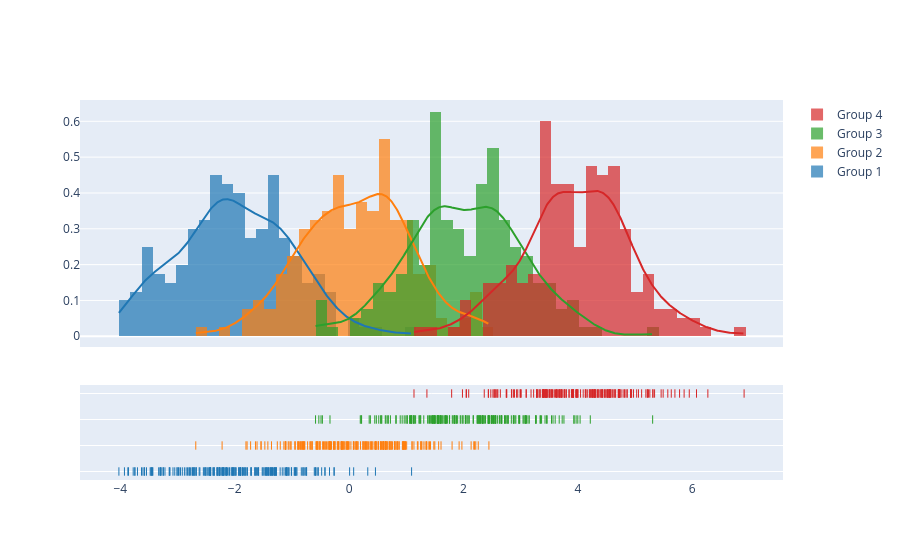

Write notebook code for a chart like this one.
### Code cell
import plotly.figure_factory as ff

# Add histogram data
x1 = np.random.randn(200) - 2
x2 = np.random.randn(200)
x3 = np.random.randn(200) + 2
x4 = np.random.randn(200) + 4

# Group data together
hist_data = [x1, x2, x3, x4]

group_labels = ['Group 1', 'Group 2', 'Group 3', 'Group 4']

# Create distplot with custom bin_size
fig = ff.create_distplot(hist_data, group_labels, bin_size=.2)
fig.show()

### Figure 1 — Plotly figure (JSON) as saved in the notebook; plotly's stock layout.template omitted (floating-point values rounded to 4 significant figures; data arrays with more than 128 entries replaced by an {"elided": "..."} marker saying what was removed)
{"data": [{"autobinx": false, "histnorm": "probability density", "legendgroup": "Group 1", "marker": {"color": "rgb(31, 119, 180)"}, "name": "Group 1", "opacity": 0.7, "type": "histogram", "x": {"elided": "200 float values"}, "xaxis": "x", "xbins": {"end": 1.092, "size": 0.2, "start": -4.025}, "yaxis": "y"}, {"autobinx": false, "histnorm": "probability density", "legendgroup": "Group 2", "marker": {"color": "rgb(255, 127, 14)"}, "name": "Group 2", "opacity": 0.7, "type": "histogram", "x": {"elided": "200 float values"}, "xaxis": "x", "xbins": {"end": 2.444, "size": 0.2, "start": -2.681}, "yaxis": "y"}, {"autobinx": false, "histnorm": "probability density", "legendgroup": "Group 3", "marker": {"color": "rgb(44, 160, 44)"}, "name": "Group 3", "opacity": 0.7, "type": "histogram", "x": {"elided": "200 float values"}, "xaxis": "x", "xbins": {"end": 5.307, "size": 0.2, "start": -0.5869}, "yaxis": "y"}, {"autobinx": false, "histnorm": "probability density", "legendgroup": "Group 4", "marker": {"color": "rgb(214, 39, 40)"}, "name": "Group 4", "opacity": 0.7, "type": "histogram", "x": {"elided": "200 float values"}, "xaxis": "x", "xbins": {"end": 6.906, "size": 0.2, "start": 1.134}, "yaxis": "y"}, {"legendgroup": "Group 1", "marker": {"color": "rgb(31, 119, 180)"}, "mode": "lines", "name": "Group 1", "showlegend": false, "type": "scatter", "x": {"elided": "500 float values"}, "xaxis": "x", "y": {"elided": "500 float values"}, "yaxis": "y"}, {"legendgroup": "Group 2", "marker": {"color": "rgb(255, 127, 14)"}, "mode": "lines", "name": "Group 2", "showlegend": false, "type": "scatter", "x": {"elided": "500 float values"}, "xaxis": "x", "y": {"elided": "500 float values"}, "yaxis": "y"}, {"legendgroup": "Group 3", "marker": {"color": "rgb(44, 160, 44)"}, "mode": "lines", "name": "Group 3", "showlegend": false, "type": "scatter", "x": {"elided": "500 float values"}, "xaxis": "x", "y": {"elided": "500 float values"}, "yaxis": "y"}, {"legendgroup": "Group 4", "marker": {"color": "rgb(214, 39, 40)"}, "mode": "lines", "name": "Group 4", "showlegend": false, "type": "scatter", "x": {"elided": "500 float values"}, "xaxis": "x", "y": {"elided": "500 float values"}, "yaxis": "y"}, {"legendgroup": "Group 1", "marker": {"color": "rgb(31, 119, 180)", "symbol": "line-ns-open"}, "mode": "markers", "name": "Group 1", "showlegend": false, "type": "scatter", "x": {"elided": "200 float values"}, "xaxis": "x", "y": {"elided": "200 str values"}, "yaxis": "y2"}, {"legendgroup": "Group 2", "marker": {"color": "rgb(255, 127, 14)", "symbol": "line-ns-open"}, "mode": "markers", "name": "Group 2", "showlegend": false, "type": "scatter", "x": {"elided": "200 float values"}, "xaxis": "x", "y": {"elided": "200 str values"}, "yaxis": "y2"}, {"legendgroup": "Group 3", "marker": {"color": "rgb(44, 160, 44)", "symbol": "line-ns-open"}, "mode": "markers", "name": "Group 3", "showlegend": false, "type": "scatter", "x": {"elided": "200 float values"}, "xaxis": "x", "y": {"elided": "200 str values"}, "yaxis": "y2"}, {"legendgroup": "Group 4", "marker": {"color": "rgb(214, 39, 40)", "symbol": "line-ns-open"}, "mode": "markers", "name": "Group 4", "showlegend": false, "type": "scatter", "x": {"elided": "200 float values"}, "xaxis": "x", "y": {"elided": "200 str values"}, "yaxis": "y2"}], "layout": {"barmode": "overlay", "hovermode": "closest", "legend": {"traceorder": "reversed"}, "xaxis": {"anchor": "y2", "domain": [0.0, 1.0], "zeroline": false}, "yaxis": {"anchor": "free", "domain": [0.35, 1], "position": 0.0}, "yaxis2": {"anchor": "x", "domain": [0, 0.25], "dtick": 1, "showticklabels": false}}}
